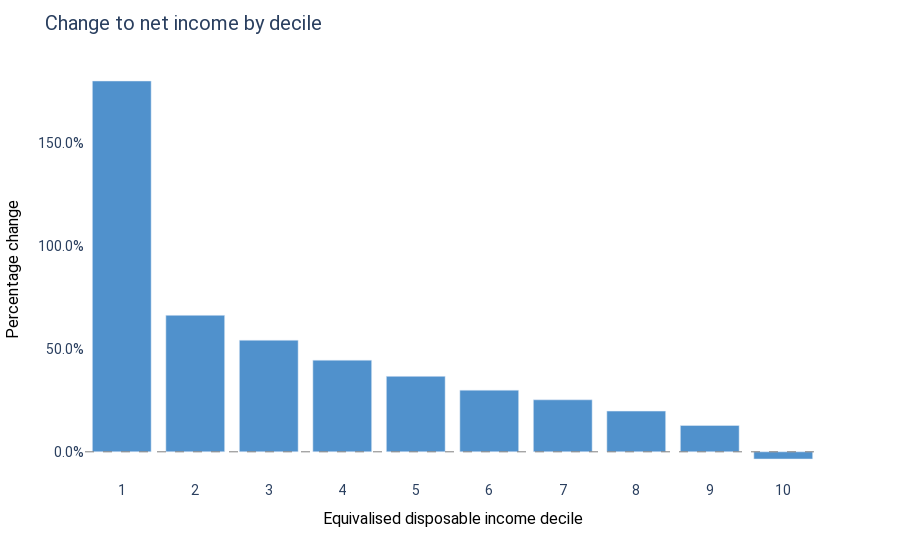

The cell this chart's notebook holds for it:
### Markdown cell above
It nearly triples the bottom decile's net income, and leaves each of the bottom nine deciles better off, on average.

### Code cell
go.Figure(result["rel_decile_chart"])

### Figure 1 — Plotly figure (JSON) as saved in the notebook; plotly's stock layout.template omitted (floating-point values rounded to 4 significant figures)
{"data": [{"alignmentgroup": "True", "hovertemplate": "Decile=%{x}<br>Relative change=%{y}<extra></extra>", "legendgroup": "", "marker": {"color": "#5091cc", "pattern": {"shape": ""}}, "name": "", "offsetgroup": "", "orientation": "v", "showlegend": false, "textposition": "auto", "type": "bar", "x": [1, 2, 3, 4, 5, 6, 7, 8, 9, 10], "xaxis": "x", "y": [1.804, 0.664, 0.543, 0.446, 0.367, 0.3, 0.253, 0.198, 0.128, -0.035], "yaxis": "y"}], "layout": {"barmode": "relative", "font": {"family": "Roboto"}, "hoverlabel": {"align": "right"}, "legend": {"tracegroupgap": 0}, "margin": {"t": 60}, "paper_bgcolor": "white", "plot_bgcolor": "white", "shapes": [{"line": {"color": "grey", "dash": "dash", "width": 1}, "type": "line", "x0": 0, "x1": 1, "xref": "paper", "y0": 0, "y1": 0, "yref": "y"}], "showlegend": false, "title": {"font": {"size": 20}, "text": "Change to net income by decile"}, "xaxis": {"anchor": "y", "domain": [0, 1], "tickfont": {"size": 14}, "tickvals": [1, 2, 3, 4, 5, 6, 7, 8, 9, 10], "title": {"font": {"color": "black", "size": 16}, "text": "Equivalised disposable income decile"}}, "yaxis": {"anchor": "x", "domain": [0, 1], "tickfont": {"size": 14}, "tickformat": ",.1%", "title": {"font": {"color": "black", "size": 16}, "text": "Percentage change"}}}}
